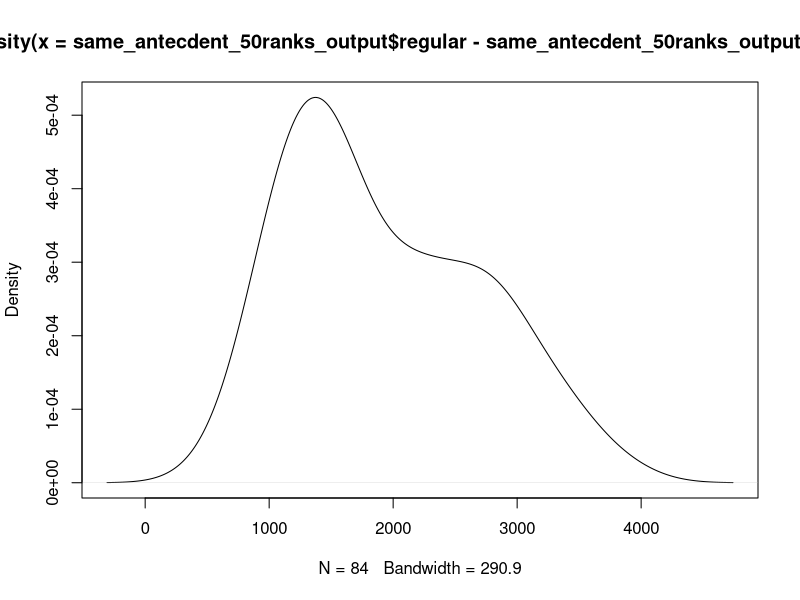

Generate this figure with R:
rm(list=ls())

# tests for different numbers of ranks (keep number of statements in each rank (1) and distribution of ranks constant (uniform))
hundred_rank_output = read.csv("output100ranks.csv")
shapiro.test(hundred_rank_output$regular - hundred_rank_output$binary)
shapiro.test(hundred_rank_output$regular - hundred_rank_output$regular_with_indexing)
t.test(hundred_rank_output$regular, hundred_rank_output$binary, paired=TRUE, alternative="two.sided")
t.test(hundred_rank_output$regular, hundred_rank_output$regular_with_indexing, paired=TRUE, alternative="two.sided")

t.test(hundred_rank_output$regular, hundred_rank_output$regular_with_indexing, paired=TRUE)
t.test(hundred_rank_output$binary, hundred_rank_output$binary_with_indexing, paired=TRUE)

fifty_ranks_output = read.csv("output50ranks.csv")
t.test(fifty_ranks_output$regular, fifty_ranks_output$binary)
t.test(fifty_ranks_output$regular, fifty_ranks_output$regular_with_indexing)
t.test(fifty_ranks_output$binary, fifty_ranks_output$binary_with_indexing)

three_ranks_output = read.csv("outputflyingdutchman.csv")
t.test(three_ranks_output$regular, three_ranks_output$binary)
t.test(three_ranks_output$regular, three_ranks_output$regular_with_indexing)
t.test(three_ranks_output$binary, three_ranks_output$binary_with_indexing)

same_antecdent_50ranks_output = read.csv("output50ranks.csv")
t.test(same_antecdent_50ranks_output$regular, same_antecdent_50ranks_output$binary, alternative="two.sided")
plot(density(same_antecdent_50ranks_output$regular - same_antecdent_50ranks_output$binary))

# tests for different numbers of statements in ranks (keep number of ranks (100) + distribution (uniform) constant here?)

# tests for different distributions of statements in ranks (keep number of ranks (100) constant here?)